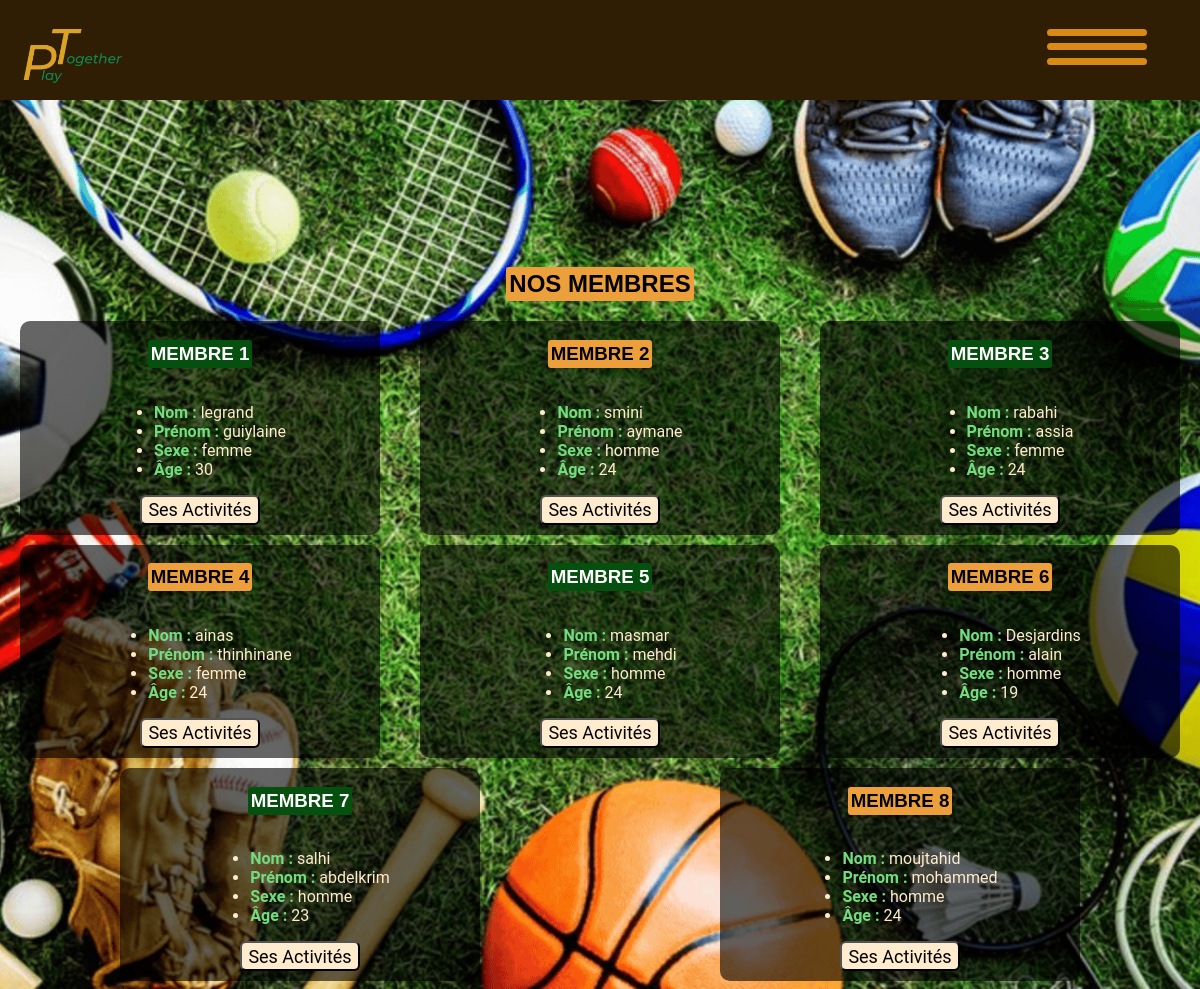
The page /membres.php on the database its author committed.
### tables this page shows
CREATE TABLE `client` (
  `client_id` varchar(20) NOT NULL,
  `firstname` varchar(20) NOT NULL,
  `lastname` varchar(40) NOT NULL,
  `sex` varchar(10) NOT NULL,
  `age` int(50) NOT NULL,
  `email` varchar(30) NOT NULL
);

### membres.php (the view, shortened to what this page needs)
<?php
$serveur = "localhost";
$utilisateur = "root";
$motDePasse = "";
$baseDeDonnees = "my_site_db";
$connexion = new mysqli($serveur, $utilisateur, $motDePasse, $baseDeDonnees);
if ($connexion ->connect_error){
    echo "Echec lors de la connexion à MySQL : (".$connexion-> connect_errno .") ".$connexion->connect_error;
}else{
?>
<!DOCTYPE html>
<html lang="fr">
    <head>
        <link rel="stylesheet" href="./styles/membres_style.css">
    </head>
    <body>
        <?php include 'header.php'; ?>
        <section class="articles">
            <h1>Nos Membres</h1>
            <div class="grid">
                <?php
                    $sql="SELECT c.client_id, c.firstname, c.lastname, c.sex, c.age FROM client c";
                    $results=$connexion->query($sql);
                    $compteur=1;
                    if (mysqli_num_rows($results) > 0) {
                    while($row = $results->fetch_assoc()){
                        echo "
                            <div class='membre'>
                                <h3>Membre {$compteur}</h3>
                                <ul class='affichage1'>
                                    <li><strong>Nom :</strong> {$row['lastname']}</li>
                                    <li><strong>Prénom :</strong> {$row['firstname']}</li>
                                    <li><strong>Sexe :</strong> {$row['sex']}</li>
                                    <li><strong>Âge :</strong> {$row['age']}</li>
                                </ul>
                                <button class='activ' data-client-id='{$row['client_id']}'>Ses Activités</button>
                            </div>";
                        $compteur++;
                    }
                }else{
                    echo "<p>AUCUN MEMBRE .</p>";
                }
                }
                ?>
            </div>
        </section>
    </body>
</html>

### header.php (shortened to what this page needs)
<!DOCTYPE html>
<html lang="fr">
    <head>
        <link rel="stylesheet" href="./styles/header.css">
    </head>
    <body>
        <header>
            <a href="index.php">
            <img src="./PICS/logoSansFond.png" alt="PlayTogether" height="130"></a>
            <a id="ham-menu">
                <span></span>
                <span></span>
                <span></span>
            </a>
        </header>
    </body>
</html>

### styles/membres_style.css (style rules this page uses)
body { display: flex; flex-direction: column; align-items: center; height: 100vh; background-image: url(../PICS/BG_subscribe.png); background-size: cover; background-position: center; background-repeat: no-repeat; background-attachment: fixed; }
h1, h2, h3, p { font-family: 'Anton', sans-serif; text-transform: uppercase; background-color: rgb(236, 159, 59); border-radius: 3px; padding: 3px; }
.grid { display: flex; flex-direction: row; justify-content: space-around; flex-wrap: wrap; }
.grid div { display: flex; flex-direction: column; justify-content: space-around; align-items: center; width: 30%; background-color: rgba(0, 0, 0, 0.6); border-radius: 10px; margin-bottom: 10px; transform: translateY(100%); opacity: 0; transition: transform 0.6s ease-in-out, opacity 0.6s ease-in-out; }
.grid div.show { transform: translateY(0); opacity: 1; }
div:nth-last-of-type(even)>h3 { background-color: rgba(6, 80, 15); color: white; }
.articles { display: flex; flex-direction: column; align-items: center; justify-content:center; position: absolute; top: 25%; width: 100%; }
.grid div ul { color: blanchedalmond; }
li strong { color: rgb(113, 221, 126); }
.grid div>button { margin-bottom: 10px; height: 30px; font-size: large; background-color: blanchedalmond; border-radius: 6px; cursor: pointer; }

### styles/header.css (style rules this page uses)
header { display: flex; flex-direction: row; justify-content: space-between; background-color: rgb(48, 30, 4); position: fixed; width: 100%; left: 0; top: 0; height: 100px; z-index: 6; }
#ham-menu { margin-top: 10px; border-radius: 25px; margin-right: 4%; margin-bottom: 15px; padding-right: 5px; padding-left: 5px; cursor: pointer ; }
#ham-menu span { display: block; width: 100px; height: 7px; background-color: rgb(217, 138, 20); border-radius: 25px; position: relative; }
#ham-menu span:nth-of-type(1) { top: 25%; }
#ham-menu span:nth-of-type(2) { top: 35%; }
#ham-menu span:nth-of-type(3) { top: 45%; }
a { text-decoration: none; color: inherit; }
* { font-family: 'Roboto', sans-serif; }

### rows shown on the page
client: lastname "legrand", firstname "guiylaine", sex "femme", age "30"
client: lastname "smini", firstname "aymane", sex "homme", age "24"
client: lastname "rabahi", firstname "assia", sex "femme", age "24"
client: lastname "ainas", firstname "thinhinane", sex "femme", age "24"
client: lastname "masmar", firstname "mehdi", sex "homme", age "24"
client: lastname "Desjardins", firstname "alain", sex "homme", age "19"
client: lastname "salhi", firstname "abdelkrim", sex "homme", age "23"
client: lastname "moujtahid", firstname "mohammed", sex "homme", age "24"
